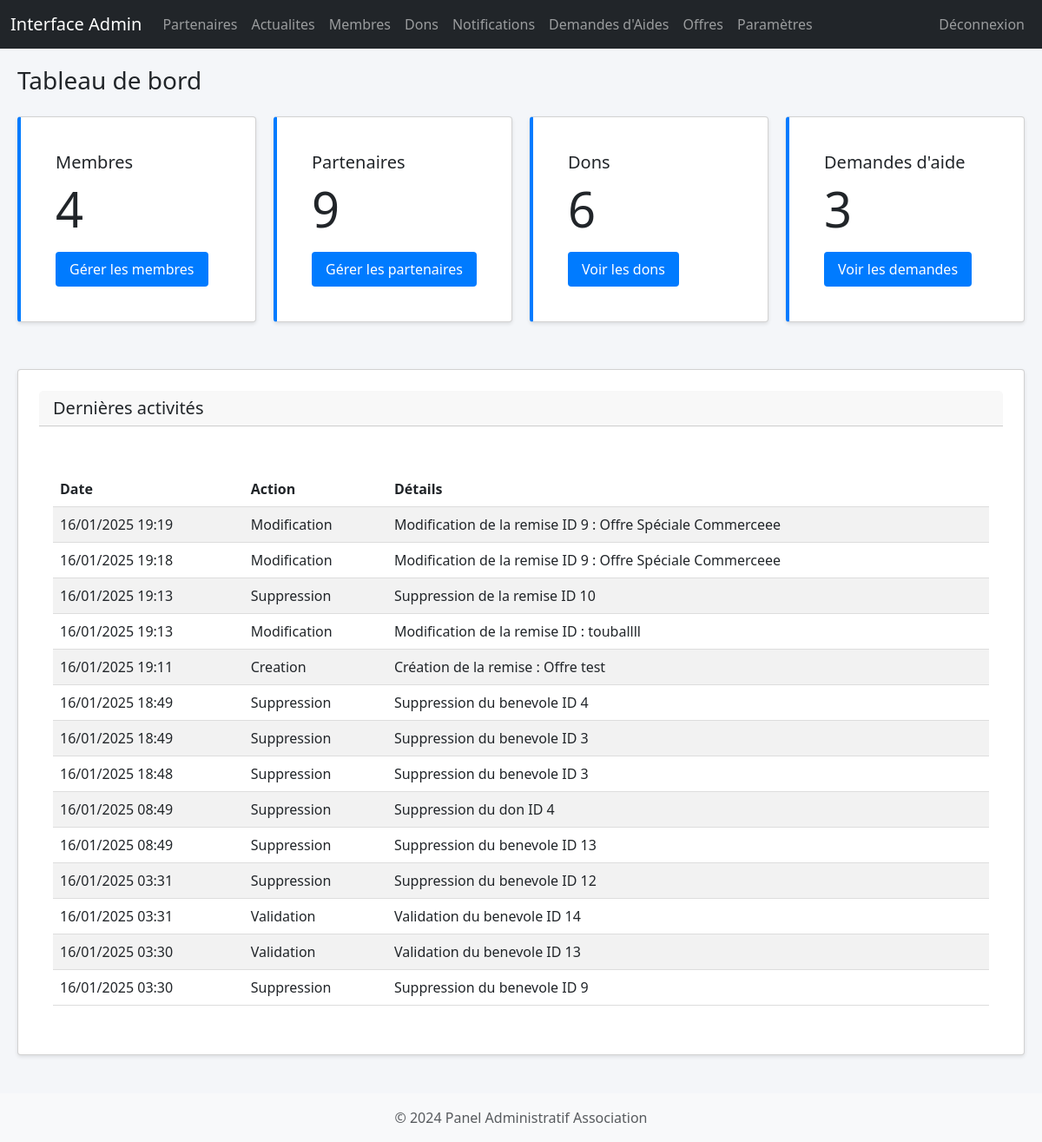
Screenshot of /app/views/admin/dashboard.php (signed in) with the database file from the repository.
### tables this page shows
CREATE TABLE IF NOT EXISTS `historique_admin` (
  `id` int NOT NULL AUTO_INCREMENT,
  `id_administrateur` int NOT NULL,
  `type_action` enum('Creation','Modification','Suppression','Validation','Rejection') NOT NULL,
  `table_concernee` varchar(50) NOT NULL,
  `id_enregistrement` int NOT NULL,
  `details` text,
  `date_action` timestamp NULL DEFAULT CURRENT_TIMESTAMP,
  PRIMARY KEY (`id`)
);

### app/views/admin/dashboard.php (the view, shortened to what this page needs)
<?php
$stats = array(
    'membres' => 0,
    'partenaires' => 0,
    'dons' => 0,
    'demandes' => 0
);
try {
    $database = new Database();
    $db = $database->connect();
    $query = "SELECT COUNT(*) as total FROM membres";
    $stmt = $db->query($query);
    $stats['membres'] = $stmt->fetch(PDO::FETCH_ASSOC)['total'];
    $query = "SELECT COUNT(*) as total FROM partenaires";
    $stmt = $db->query($query);
    $stats['partenaires'] = $stmt->fetch(PDO::FETCH_ASSOC)['total'];
    $query = "SELECT COUNT(*) as total FROM dons";
    $stmt = $db->query($query);
    $stats['dons'] = $stmt->fetch(PDO::FETCH_ASSOC)['total'];
    $query = "SELECT COUNT(*) as total FROM demandes_aides WHERE statut = 'En attente'";
    $stmt = $db->query($query);
    $stats['demandes'] = $stmt->fetch(PDO::FETCH_ASSOC)['total'];
} catch(PDOException $e) {
    error_log($e->getMessage());
    $error = "Une erreur est survenue lors de la récupération des statistiques.";
}
?>
<?php require_once 'header.php'; ?>
<div class="container-fluid content">
    <h1 class="h3 mb-4">Tableau de bord</h1>
    <div class="dashboard-stats">
        <div class="card stats-card">
            <div class="card-body">
                <h5 class="card-title">Membres</h5>
                <p class="card-text display-4"><?php echo $stats['membres']; ?></p>
                <a href="gestion_membres.php" class="btn btn-primary">Gérer les membres</a>
            </div>
        </div>
        <div class="card stats-card">
            <div class="card-body">
                <h5 class="card-title">Partenaires</h5>
                <p class="card-text display-4"><?php echo $stats['partenaires']; ?></p>
                <a href="gestion_partenaires.php" class="btn btn-primary">Gérer les partenaires</a>
            </div>
        </div>
        <div class="card stats-card">
            <div class="card-body">
                <h5 class="card-title">Dons</h5>
                <p class="card-text display-4"><?php echo $stats['dons']; ?></p>
                <a href="gestion_dons.php" class="btn btn-primary">Voir les dons</a>
            </div>
        </div>
        <div class="card stats-card">
            <div class="card-body">
                <h5 class="card-title">Demandes d'aide</h5>
                <p class="card-text display-4"><?php echo $stats['demandes']; ?></p>
                <a href="gestion__demandes_aides.php" class="btn btn-primary">Voir les demandes</a>
            </div>
        </div>
    </div>
    <div class="card">
        <div class="card-header">
            <h5 class="mb-0">Dernières activités</h5>
        </div>
        <div class="card-body">
            <div class="table-responsive">
                <table class="table table-striped">
                    <thead>
                        <tr>
                            <th>Date</th>
                            <th>Action</th>
                            <th>Détails</th>
                        </tr>
                    </thead>
                    <tbody>
                        <?php
                        try {
                            $query = "SELECT * FROM historique_admin
                                    ORDER BY date_action DESC LIMIT 20";
                            $stmt = $db->query($query);
                            while($row = $stmt->fetch(PDO::FETCH_ASSOC)) {
                                echo "<tr>";
                                echo "<td>" . date('d/m/Y H:i', strtotime($row['date_action'])) . "</td>";
                                echo "<td>" . htmlspecialchars($row['type_action']) . "</td>";
                                echo "<td>" . htmlspecialchars($row['details']) . "</td>";
                                echo "</tr>";
                            }
                        } catch(PDOException $e) {
                            error_log($e->getMessage());
                            echo "<tr><td colspan='3'>Erreur lors de la récupération de l'historique</td></tr>";
                        }
                        ?>
                    </tbody>
                </table>
            </div>
        </div>
    </div>
</div>
<?php require_once 'footer.php'; ?>

### app/views/admin/header.php (shortened to what this page needs)
<!DOCTYPE html>
<html lang="fr">
<head>
    <link href="https://cdn.jsdelivr.net/npm/bootstrap@5.3.0/dist/css/bootstrap.min.css" rel="stylesheet">
    <link href="admin-style.css" rel="stylesheet">
    <link rel="stylesheet" href="https://cdnjs.cloudflare.com/ajax/libs/font-awesome/4.7.0/css/font-awesome.min.css">
    <link rel="stylesheet" href="https://cdnjs.cloudflare.com/ajax/libs/font-awesome/6.0.0-beta3/css/all.min.css">
</head>
<body>
    <nav class="navbar navbar-expand-lg navbar-dark bg-dark">
        <div class="container-fluid">
            <a class="navbar-brand" href="dashboard.php">Interface Admin</a>
            <div class="collapse navbar-collapse" id="navbarAdmin">
                <ul class="navbar-nav me-auto">
                    <li class="nav-item">
                        <a class="nav-link" href="gestion_partenaires.php">Partenaires</a>
                    </li>
                    <li class="nav-item">
                        <a class="nav-link" href="gestion_actualites.php">Actualites</a>
                    </li>
                    <li class="nav-item">
                        <a class="nav-link" href="gestion_membres.php">Membres</a>
                    </li>
                    <li class="nav-item">
                        <a class="nav-link" href="gestion_dons.php">Dons</a>
                    </li>
                    <li class="nav-item">
                        <a class="nav-link" href="notifications.php">Notifications</a>
                    </li>
                    <li class="nav-item">
                        <a class="nav-link" href="gestion__demandes_aides.php">Demandes d'Aides</a>
                    </li>
                    <li class="nav-item">
                        <a class="nav-link" href="gestion_offres.php">Offres</a>
                    </li>
                    <li class="nav-item">
                        <a class="nav-link" href="parametres.php">Paramètres</a>
                    </li>
                </ul>
                <ul class="navbar-nav">
                    <li class="nav-item">
                        <a class="nav-link" href="login_kjhsfblzqiuhrqbli.php">Déconnexion</a>
                    </li>
                </ul>
            </div>
        </div>
    </nav>
</body>
</html>

### app/views/admin/footer.php (shortened to what this page needs)
<footer class="footer mt-auto py-3 bg-light">
        <div class="container text-center">
            <span class="text-muted">© 2024 Panel Administratif Association</span>
        </div>
    </footer>

### app/views/admin/admin-style.css (style rules this page uses)
body { min-height: 100vh; display: flex; flex-direction: column; }
.content { flex: 1; padding: 20px; }
.card { margin-bottom: 20px; }
.stats-card { background-color: #f8f9fa; border-left: 4px solid #007bff; }
.table-responsive { margin-top: 20px; }
:root { --primary-color: #007bff; --secondary-color: #6c757d; --success-color: #28a745; --danger-color: #dc3545; --warning-color: #ffc107; --info-color: #17a2b8; --light-color: #f8f9fa; --dark-color: #343a40; --sidebar-width: 250px; }
* { margin: 0; padding: 0; box-sizing: border-box; }
body { font-family: 'Segoe UI', Tahoma, Geneva, Verdana, sans-serif; background-color: #f4f6f9; }
.card { background-color: white; border-radius: 4px; box-shadow: 0 2px 4px rgba(0,0,0,0.1); padding: 1.5rem; margin-bottom: 1.5rem; }
.card-header { display: flex; justify-content: space-between; align-items: center; margin-bottom: 1rem; }
.table-responsive { overflow-x: auto; }
table { width: 100%; border-collapse: collapse; }
th, td { padding: 0.75rem; text-align: left; border-bottom: 1px solid #ddd; }
th { background-color: #f8f9fa; font-weight: 600; }
.btn { padding: 0.5rem 1rem; border: none; border-radius: 4px; cursor: pointer; font-size: 1rem; transition: all 0.3s ease; }
.btn-primary { background-color: var(--primary-color); color: white; }
.text-center { text-align: center; }
.dashboard-stats { display: grid; grid-template-columns: repeat(auto-fit, minmax(250px, 1fr)); gap: 20px; margin-bottom: 30px; }

### rows the page displays
historique_admin: date_action "16/01/2025 19:19", type_action "Modification", details "Modification de la remise ID 9 : Offre Spéciale Commerceee"
historique_admin: date_action "16/01/2025 19:18", type_action "Modification", details "Modification de la remise ID 9 : Offre Spéciale Commerceee"
historique_admin: date_action "16/01/2025 19:13", type_action "Suppression", details "Suppression de la remise ID 10"
historique_admin: date_action "16/01/2025 19:13", type_action "Modification", details "Modification de la remise ID : touballll"
historique_admin: date_action "16/01/2025 19:11", type_action "Creation", details "Création de la remise : Offre test"
historique_admin: date_action "16/01/2025 18:49", type_action "Suppression", details "Suppression du benevole ID 4"
historique_admin: date_action "16/01/2025 18:49", type_action "Suppression", details "Suppression du benevole ID 3"
historique_admin: date_action "16/01/2025 18:48", type_action "Suppression", details "Suppression du benevole ID 3"
historique_admin: date_action "16/01/2025 08:49", type_action "Suppression", details "Suppression du don ID 4"
historique_admin: date_action "16/01/2025 08:49", type_action "Suppression", details "Suppression du benevole ID 13"
historique_admin: date_action "16/01/2025 03:31", type_action "Suppression", details "Suppression du benevole ID 12"
historique_admin: date_action "16/01/2025 03:31", type_action "Validation", details "Validation du benevole ID 14"
historique_admin: date_action "16/01/2025 03:30", type_action "Validation", details "Validation du benevole ID 13"
historique_admin: date_action "16/01/2025 03:30", type_action "Suppression", details "Suppression du benevole ID 9"

### other values shown
$stats['membres'] "4"
$stats['partenaires'] "9"
$stats['dons'] "6"
$stats['demandes'] "3"
